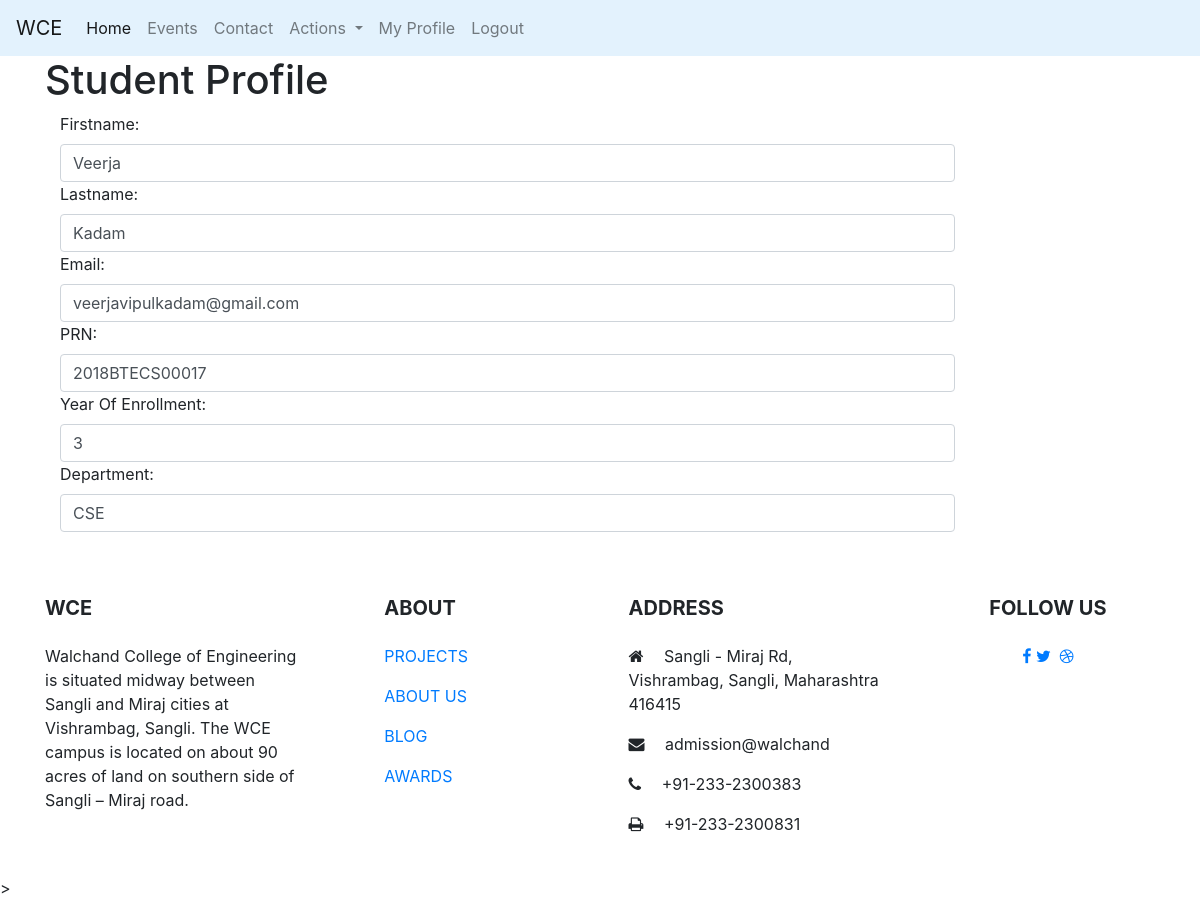
The page /profile/veerja.kadam (signed in) on the database its author committed.
### student/models.py (models this page shows, shortened)
class student(models.Model):
    user: OneToOneField = models.OneToOneField(User, on_delete=models.CASCADE)
    PRN = models.CharField(max_length=20, unique=True)
    dept = models.CharField(max_length=10)
    year = models.CharField(max_length=2)

### CoeusPro/views.py (the view)
# urls.py: path('profile/<str:user>', views.belongsto, name='profile'),
def belongsto(request, user):
    group = request.user.groups.all()[0].name
    if group == 'faculty_group':
        return render(request, 'facultyprofile.html', {'faculty': request.user.faculty})
    if group == 'student_group':
        return render(request, 'studentprofile.html', {'student': request.user.student})
    else:
        return render(request, 'home.html', {})

### CoeusPro/templates/studentprofile.html
{% extends 'base.html' %}
{% block content %}
<h1>Student Profile</h1>
    <div class="form-group">
        <label class="control-label col-sm-2" for="id_username">
            Firstname:
        </label>
        <div class="col-sm-10">
            <span class="form-control">{{ user.first_name }}</span>
        </div>
        <label class="control-label col-sm-2" for="id_username">
            Lastname:
        </label>
        <div class="col-sm-10">
            <span class="form-control">{{ user.last_name }}</span>
        </div>
        <label class="control-label col-sm-2" for="id_username">
            Email:
        </label>
        <div class="col-sm-10">
            <span class="form-control">{{ user.email }}</span>
        </div>
        <label class="control-label col-sm-2" for="id_username">
            PRN:
        </label>
        <div class="col-sm-10">
            <span class="form-control">{{ student.PRN }}</span>
        </div>
        <label class="control-label col-sm-2" for="id_username">
            Year Of Enrollment:
        </label>
        <div class="col-sm-10">
            <span class="form-control">{{ student.year }}</span>
        </div>
        <label class="control-label col-sm-2" for="id_username">
            Department:
        </label>
        <div class="col-sm-10">
            <span class="form-control">{{ student.dept }}</span>
        </div>
    </div>
{% endblock %}

### rows shown on the page
student: PRN "2018BTECS00017", year "3", dept "CSE"

### other values the page prints
{{ user.first_name }} "Veerja"
{{ user.last_name }} "Kadam"
{{ user.email }} "veerjavipulkadam@gmail.com"
